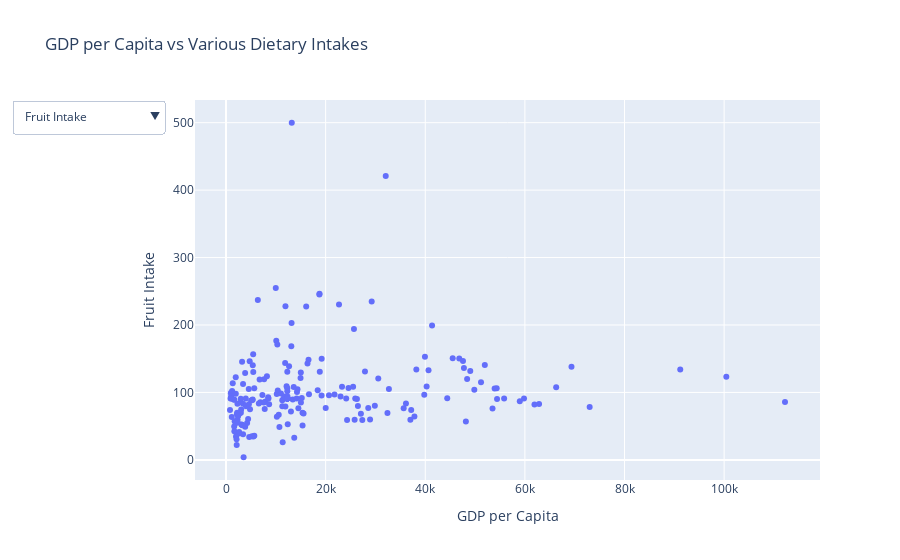

The code cell stored with this chart in its notebook:
### Code cell
#Click to see code
dietary_columns = {
    'Fruit Intake': 'fruit_dietary_intake',
    'Vegetable Intake': 'vegetables_dietary_intake',
    'Legume Intake': 'legumes_dietary_intake',
    'Nut Intake': 'nuts_dietary_intake',
    'Whole Grains Intake': 'whole_grains_dietary_intake',
    'Fish Intake': 'fish_dietary_intake',
    'Dairy Intake': 'dairy_dietary_intake',
    'Red Meat Intake': 'red_meat_dietary_intake'
}

# Create the initial plot
fig = px.scatter(data, x='gdp_per_capita_mean_2011_2021', y='fruit_dietary_intake',
                 labels={'gdp_per_capita_mean_2011_2021': 'GDP per Capita',
                         'fruit_dietary_intake': 'Fruit Intake'},
                 title='GDP per Capita vs Dietary Intake')

# Update layout with dropdown
fig.update_layout(
    updatemenus=[
        {
            'buttons': [
                {
                    'method': 'update',
                    'label': dietary_label,
                    'args': [{'y': [data[dietary_col]]},
                             {'yaxis': {'title': dietary_label}}]
                }
                for dietary_label, dietary_col in dietary_columns.items()
            ],
            'direction': 'down',
            'showactive': True,
        }
    ]
)

fig.update_layout(title='GDP per Capita vs Various Dietary Intakes')

fig.show()

### Figure 1 — Plotly figure (JSON) as saved in the notebook; plotly's stock layout.template omitted (floating-point values rounded to 4 significant figures; data arrays with more than 128 entries replaced by an {"elided": "..."} marker saying what was removed)
{"data": [{"hovertemplate": "GDP per Capita=%{x}<br>Fruit Intake=%{y}<extra></extra>", "legendgroup": "", "marker": {"color": "#636efa", "symbol": "circle"}, "mode": "markers", "name": "", "orientation": "v", "showlegend": false, "type": "scatter", "x": {"elided": "203 float values"}, "xaxis": "x", "y": {"elided": "203 float values"}, "yaxis": "y"}], "layout": {"autosize": true, "legend": {"tracegroupgap": 0}, "title": {"text": "GDP per Capita vs Various Dietary Intakes"}, "updatemenus": [{"buttons": [{"args": [{"y": {"elided": "1x203 float values"}}, {"yaxis": {"title": "Fruit Intake"}}], "label": "Fruit Intake", "method": "update"}, {"args": [{"y": {"elided": "1x203 float values"}}, {"yaxis": {"title": "Vegetable Intake"}}], "label": "Vegetable Intake", "method": "update"}, {"args": [{"y": {"elided": "1x203 float values"}}, {"yaxis": {"title": "Legume Intake"}}], "label": "Legume Intake", "method": "update"}, {"args": [{"y": {"elided": "1x203 float values"}}, {"yaxis": {"title": "Nut Intake"}}], "label": "Nut Intake", "method": "update"}, {"args": [{"y": {"elided": "1x203 float values"}}, {"yaxis": {"title": "Whole Grains Intake"}}], "label": "Whole Grains Intake", "method": "update"}, {"args": [{"y": {"elided": "1x203 float values"}}, {"yaxis": {"title": "Fish Intake"}}], "label": "Fish Intake", "method": "update"}, {"args": [{"y": {"elided": "1x203 float values"}}, {"yaxis": {"title": "Dairy Intake"}}], "label": "Dairy Intake", "method": "update"}, {"args": [{"y": {"elided": "1x203 float values"}}, {"yaxis": {"title": "Red Meat Intake"}}], "label": "Red Meat Intake", "method": "update"}], "direction": "down", "showactive": true}], "xaxis": {"anchor": "y", "autorange": true, "domain": [0, 1], "range": [-6017.0, 119000.0], "title": {"text": "GDP per Capita"}, "type": "linear"}, "yaxis": {"anchor": "x", "autorange": true, "domain": [0, 1], "range": [-37.03, 540.8], "title": {"text": "Fruit Intake"}, "type": "linear"}}}
